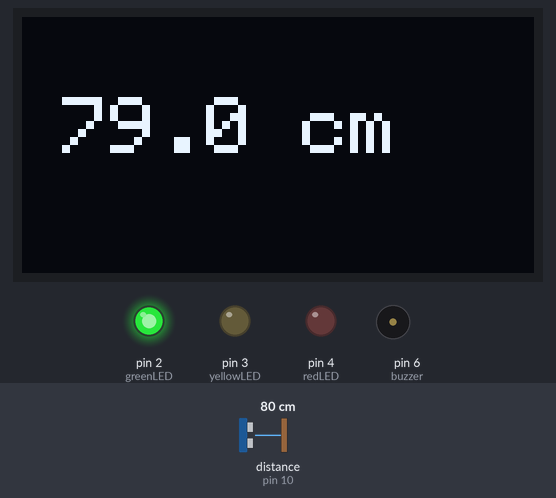
A sketch run on a simulated Arduino Uno, built with avr-gcc and run on an emulated ATmega328P. Shown: 128×64 one-colour display, output pins drawn as LEDs (lit = HIGH), buzzer (waves = sounding). Wiring (inferred from the names in the program): ultrasonic range finder: trigger pin 9; echo pin 10. The inputs (shaded band) are chosen by the test bench; at power-on: distance to the obstacle (sensor on pin 10) 80 cm. The echo pulse lasts 58.3 µs per cm; pins used as bus, display or sensor lines are not drawn; what the sketch prints to the serial monitor is not drawn.

Above: at 1.2 s.
1.3 s: distance to the obstacle (sensor on pin 10) set to 9 cm
At 2.7 s:
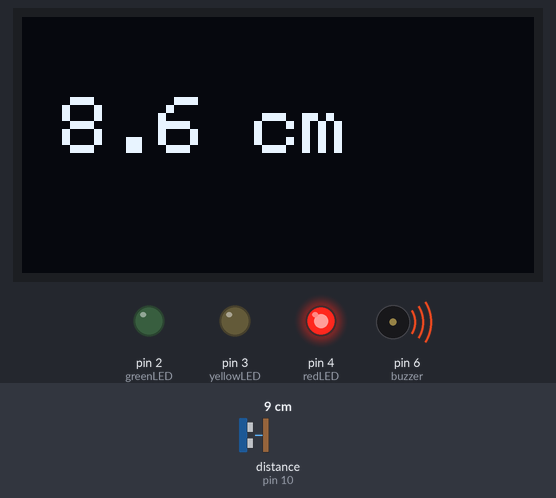
3.0 s: distance to the obstacle (sensor on pin 10) set to 18 cm
At 3.46 s:
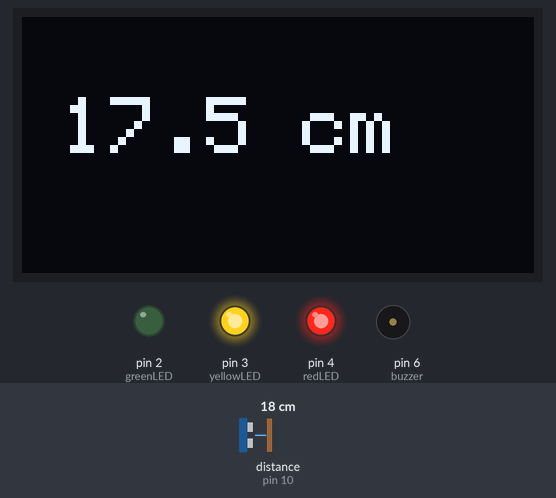
5.2 s: distance to the obstacle (sensor on pin 10) set to 299 cm
At 6.1 s:
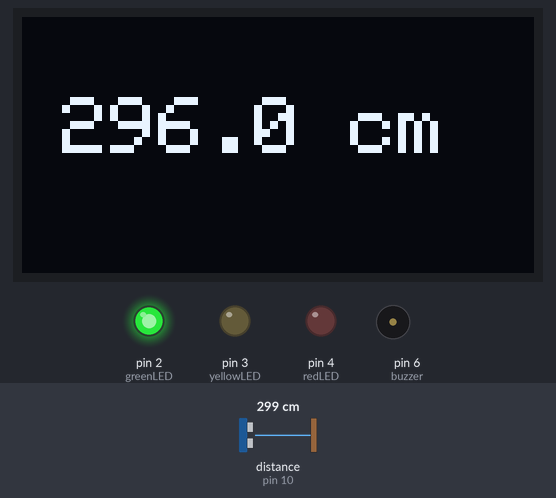
Timing chart, 0 to 8.2 s (numbered marks = the images above; inputs shaded):
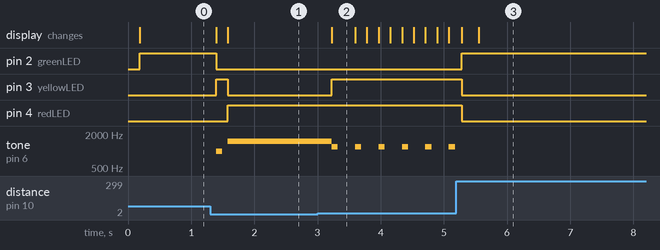

Measured:
- after the input at 1.3 s, pin 2 (greenLED): HIGH → LOW after 0.09 s; pin 3 (yellowLED): LOW → HIGH after 0.09 s, → LOW 0.18 s later; pin 4 (redLED): LOW → HIGH after 0.28 s; tone on pin 6 (buzzer): silent → 1000 Hz after 0.09 s, → silent 0.10 s later, → 1500 Hz 0.08 s later; the display: first changes after 0.09 s (image 1 shows a later state)
- after the input at 3.0 s, pin 3 (yellowLED): LOW → HIGH after 0.22 s; tone on pin 6 (buzzer): alternates 1200 Hz for 0.10 s and silent for 0.27 s, starting after 0.22 s; the display: changes after 0.22 s (image 2)
- after the input at 5.2 s, pin 2 (greenLED): LOW → HIGH after 0.08 s; pin 3 (yellowLED), pin 4 (redLED): HIGH → LOW after 0.08 s; tone on pin 6 (buzzer): stops changing and stays silent; the display: first changes after 0.08 s (image 3 shows a later state)

The sketch:

Ultrasonic_Parking_Sensor.ino
```cpp
#include <Wire.h>
#include <Adafruit_GFX.h>
#include <Adafruit_SSD1306.h>

#define SCREEN_WIDTH 128
#define SCREEN_HEIGHT 64

Adafruit_SSD1306 display(SCREEN_WIDTH, SCREEN_HEIGHT, &Wire, -1);

const int trigPin = 9;
const int echoPin = 10;

const int greenLED = 2;
const int yellowLED = 3;
const int redLED = 4;
const int buzzer = 6;

unsigned long lastBeep = 0;

float getDistance() {
  long duration;

  digitalWrite(trigPin, LOW);
  delayMicroseconds(2);

  digitalWrite(trigPin, HIGH);
  delayMicroseconds(10);

  digitalWrite(trigPin, LOW);

  duration = pulseIn(echoPin, HIGH);

  return duration * 0.034 / 2;
}

void setup() {
  Serial.begin(9600);

  pinMode(trigPin, OUTPUT);
  pinMode(echoPin, INPUT);

  pinMode(greenLED, OUTPUT);
  pinMode(yellowLED, OUTPUT);
  pinMode(redLED, OUTPUT);
  pinMode(buzzer, OUTPUT);

  display.begin(SSD1306_SWITCHCAPVCC, 0x3C);
  display.clearDisplay();
}

void loop() {

  float sum = 0;

  for (int i = 0; i < 5; i++) {
    sum += getDistance();
    delay(20);
  }

  float distance = sum / 5;

  Serial.print("Distance: ");
  Serial.print(distance);
  Serial.println(" cm");

  display.clearDisplay();
  display.setTextSize(2);
  display.setTextColor(WHITE);
  display.setCursor(10,20);
  display.print(distance,1);
  display.println(" cm");
  display.display();

  digitalWrite(greenLED, LOW);
  digitalWrite(yellowLED, LOW);
  digitalWrite(redLED, LOW);
  noTone(buzzer);

  unsigned long now = millis();

  if(distance > 60){
    digitalWrite(greenLED,HIGH);
  }
  else if(distance > 30){
    digitalWrite(yellowLED,HIGH);

    if(now-lastBeep>800){
      tone(buzzer,1000,100);
      lastBeep=now;
    }
  }
  else if(distance > 15){
    digitalWrite(yellowLED,HIGH);
    digitalWrite(redLED,HIGH);

    if(now-lastBeep>300){
      tone(buzzer,1200,100);
      lastBeep=now;
    }
  }
  else{
    digitalWrite(redLED,HIGH);
    tone(buzzer,1500);
  }

  delay(50);
}
```
